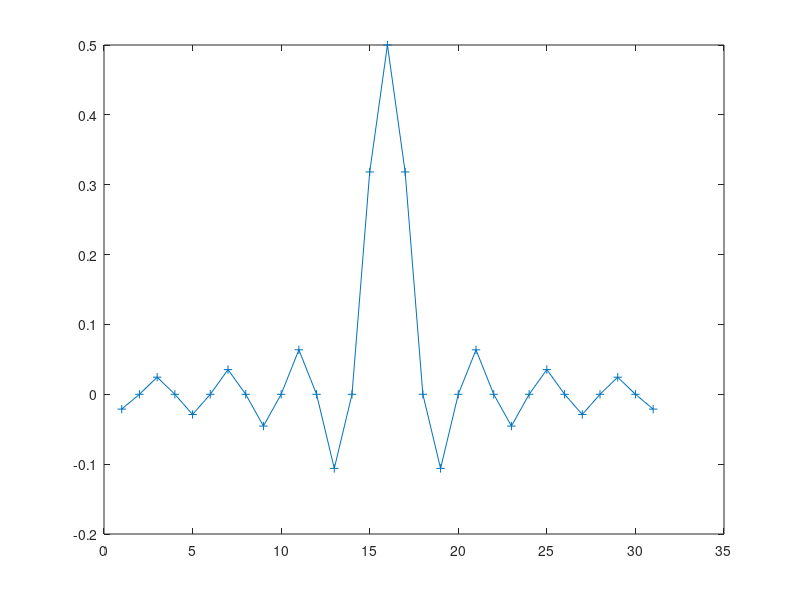

Write the MATLAB code that produced this figure. (Note: this script raises an error after producing the figure.)
% design a low pass filter
close all;
clear all;

% Question: Q5

% Designing the FIR filter directly by inverse Fourier Transform!
N = 31;
w_c = 2*pi*2.5/10; %2*pi*f/Fs???;   
% How to calculate the normalized cut-off frequeny given the sampling rate at 10Khz and the stop-band at 2.5Khz?
% Fs = 10 000hz,Fstopband = 2500hz
% Wcut = 2*pi*Fstop/Fs =0.5 pi hz
% then normalize over pi will give you 0.5hz
n_range = -15:1:15;
midX = length(n_range)/2;
for (n=1:length(n_range))
  h(n) = sin(w_c*n_range(n))/(pi*n_range(n)); %??? For non-sero n, sinc function
end

h(1+((length(n_range)-1)/2)) = w_c/pi;
%^this is to get h(0)
plot(h,'+-');

% Question: Q5(1)
h2 = h./sum(h); %???   % h2 is a normalized version of h
fvtool(h2,1); % examine using magnitude response at y-axis (not dB or magnitude^2)?
%specified in linear scale, can always be converted to mag from db

B = fir1(30,0.5, ones(31,1)','noscale')
freqz(B,1,512)%frequency response
    
% Question: Q5 (2)
% Lets study the performance of the designed filter,
% does it satisfy criteria? passband ripple < 0.1, stopband attenuation <
% 0.01?
fvtool(h,1);

%Passband ripple 
%We don't trust our eyes
meow = freqz(h,1,N); %This is the frequency response
cutoff_index = 15  %trial and error to get this to be the end of the ripple
ripple = max(abs(meow(1:cutoff_index)))-min(abs(meow(1:cutoff_index)))
% passband ripple is 0.1011 in this case, <0.02 pass
stopband_attn = max(abs(meow(18:length(meow))))  %try and error to get the first stopband
% In this case is 0.06 so yea cannot, cause requirement is 0.01 therefore
% fail

% Question: Q5 (3) Hamming window setting
% Using Matab's function fir1 to design, fill in the ???
%B_ham = fir1(???,???, hamming(???),'noscale')
B_ham = fir1(N-1,w_c/pi, hamming(N),'noscale');
fvtool(B_ham,1);

 %filterDesigner for IIR designing